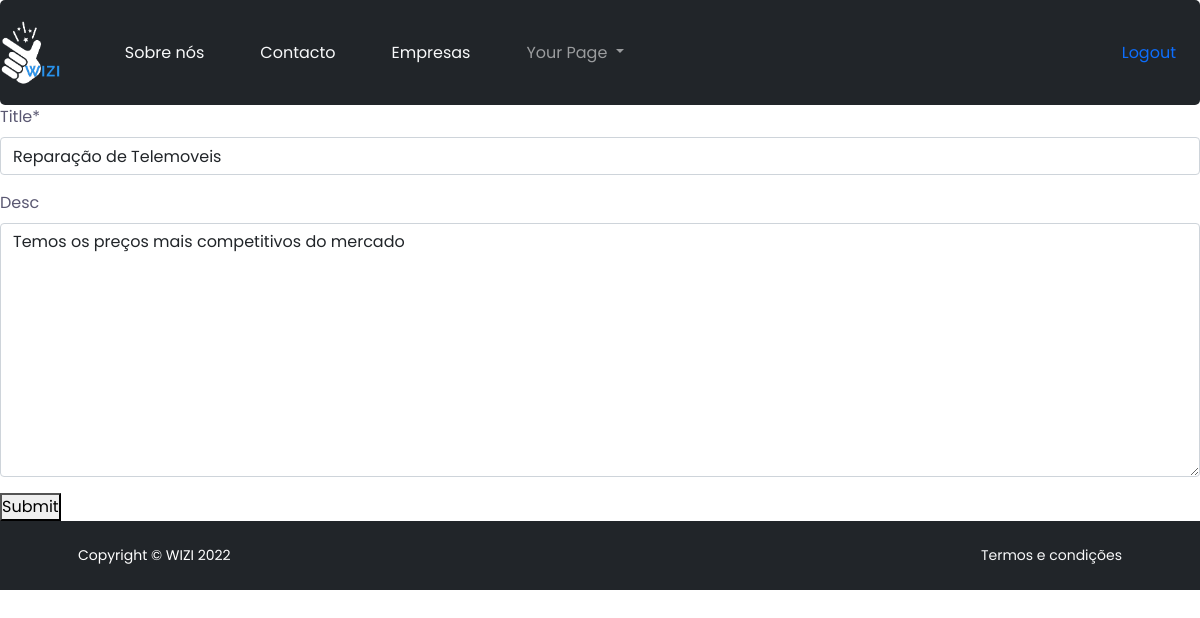
Screenshot of /service/4/update/ (signed in) with the database file from the repository.
### src/models.py (models this page shows)
class Service(models.Model):
    company = models.ForeignKey(Company, on_delete=models.CASCADE, default=None)
    title = models.CharField(max_length=25)
    desc = models.TextField(max_length=100, blank=True, null=True)

### src/views.py (the view)
# urls.py: path('service/<pk>/update/', service_update, name="update-service"),
@login_required
def service_update(request, pk):
    service = Service.objects.get(id=pk)
    form = ServiceForm(instance=service)
    if request.method == "POST":
        form = ServiceForm(request.POST, instance=service)
        if form.is_valid():
            form.save()
            return redirect("/service/")
    context = {
        "form": form
    }
    return render (request, "service_update.html", context)

### src/forms.py
class ServiceForm(ModelForm):
    class Meta:
        model = Service
        fields = [
            "title",
            "desc",
        ]

### templates/service_update.html (shortened to what this page needs)
{% extends 'base.html' %}
{% load crispy_forms_tags %}
{% block content %}
    <form method="POST">
    {% csrf_token %} {{ form|crispy }}
    <button type="submit">Submit</button>
    </form>
{% endblock content %}

### static/assets/css/style.css (style rules this page uses)
html { scroll-behavior: smooth; }
body { font-family: "Poppins", sans-serif; font-weight: normal; font-style: normal; color: #5A5872; }
* { margin: 0; padding: 0; box-sizing: border-box; }
i, span, a { display: inline-block; text-decoration: none; }

### rows the page displays
Service: title "Reparação de Telemoveis", desc "Temos os preços mais competitivos do mercado"
